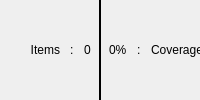
					<widget class="QWidget" name="Widget_01" native="true">
						<layout class="QHBoxLayout" name="horizontalLayout_10">
							<property name="spacing">
								<number>4</number>
							</property>
							<property name="leftMargin">
								<number>0</number>
							</property>
							<property name="topMargin">
								<number>0</number>
							</property>
							<property name="rightMargin">
								<number>0</number>
							</property>
							<property name="bottomMargin">
								<number>0</number>
							</property>
							<item>
								<widget class="QWidget" name="Widget_011" native="true">
									<layout class="QHBoxLayout" name="horizontalLayout">
										<property name="spacing">
											<number>10</number>
										</property>
										<property name="leftMargin">
											<number>0</number>
										</property>
										<property name="topMargin">
											<number>0</number>
										</property>
										<property name="rightMargin">
											<number>0</number>
										</property>
										<property name="bottomMargin">
											<number>0</number>
										</property>
										<item>
											<widget class="QLabel" name="label">
												<property name="sizePolicy">
													<sizepolicy hsizetype="Ignored" vsizetype="Ignored">
														<horstretch>0</horstretch>
														<verstretch>0</verstretch>
													</sizepolicy>
												</property>
												<property name="minimumSize">
													<size>
														<width>0</width>
														<height>25</height>
													</size>
												</property>
												<property name="text">
													<string>Items</string>
												</property>
												<property name="alignment">
													<set>Qt::AlignRight|Qt::AlignTrailing|Qt::AlignVCenter</set>
												</property>
											</widget>
										</item>
										<item>
											<widget class="QLabel" name="label_2">
												<property name="sizePolicy">
													<sizepolicy hsizetype="Fixed" vsizetype="Ignored">
														<horstretch>0</horstretch>
														<verstretch>0</verstretch>
													</sizepolicy>
												</property>
												<property name="minimumSize">
													<size>
														<width>0</width>
														<height>25</height>
													</size>
												</property>
												<property name="text">
													<string>:</string>
												</property>
											</widget>
										</item>
										<item>
											<widget class="QLabel" name="Label_ItemsCount">
												<property name="sizePolicy">
													<sizepolicy hsizetype="Fixed" vsizetype="Ignored">
														<horstretch>0</horstretch>
														<verstretch>0</verstretch>
													</sizepolicy>
												</property>
												<property name="minimumSize">
													<size>
														<width>0</width>
														<height>25</height>
													</size>
												</property>
												<property name="text">
													<string>0</string>
												</property>
											</widget>
										</item>
									</layout>
								</widget>
							</item>
							<item>
								<widget class="Line" name="line_5">
									<property name="sizePolicy">
										<sizepolicy hsizetype="Fixed" vsizetype="Ignored">
											<horstretch>0</horstretch>
											<verstretch>0</verstretch>
										</sizepolicy>
									</property>
									<property name="minimumSize">
										<size>
											<width>10</width>
											<height>25</height>
										</size>
									</property>
									<property name="frameShadow">
										<enum>QFrame::Plain</enum>
									</property>
									<property name="lineWidth">
										<number>2</number>
									</property>
									<property name="orientation">
										<enum>Qt::Vertical</enum>
									</property>
								</widget>
							</item>
							<item>
								<widget class="QWidget" name="Widget_012" native="true">
									<layout class="QHBoxLayout" name="horizontalLayout_9">
										<property name="spacing">
											<number>10</number>
										</property>
										<property name="leftMargin">
											<number>0</number>
										</property>
										<property name="topMargin">
											<number>0</number>
										</property>
										<property name="rightMargin">
											<number>0</number>
										</property>
										<property name="bottomMargin">
											<number>0</number>
										</property>
										<item>
											<widget class="QLabel" name="Label_ItemCoverage">
												<property name="sizePolicy">
													<sizepolicy hsizetype="Fixed" vsizetype="Ignored">
														<horstretch>0</horstretch>
														<verstretch>0</verstretch>
													</sizepolicy>
												</property>
												<property name="minimumSize">
													<size>
														<width>0</width>
														<height>25</height>
													</size>
												</property>
												<property name="text">
													<string>0%</string>
												</property>
											</widget>
										</item>
										<item>
											<widget class="QLabel" name="label_6">
												<property name="sizePolicy">
													<sizepolicy hsizetype="Fixed" vsizetype="Ignored">
														<horstretch>0</horstretch>
														<verstretch>0</verstretch>
													</sizepolicy>
												</property>
												<property name="minimumSize">
													<size>
														<width>0</width>
														<height>25</height>
													</size>
												</property>
												<property name="text">
													<string>:</string>
												</property>
											</widget>
										</item>
										<item>
											<widget class="QLabel" name="label_5">
												<property name="sizePolicy">
													<sizepolicy hsizetype="Ignored" vsizetype="Ignored">
														<horstretch>0</horstretch>
														<verstretch>0</verstretch>
													</sizepolicy>
												</property>
												<property name="minimumSize">
													<size>
														<width>0</width>
														<height>25</height>
													</size>
												</property>
												<property name="text">
													<string>Coverage</string>
												</property>
											</widget>
										</item>
									</layout>
								</widget>
							</item>
						</layout>
					</widget>
